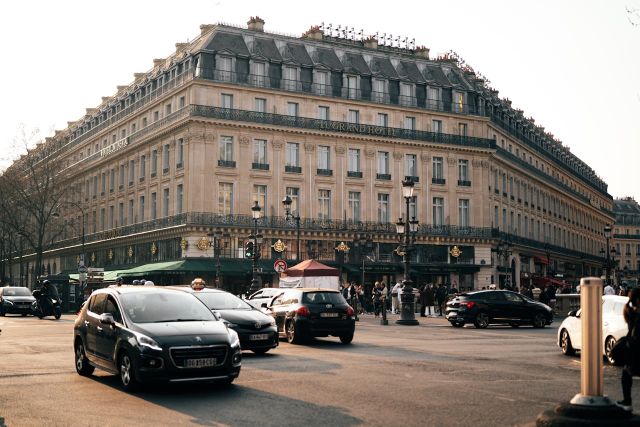
#> input picture week3/resim1.jpg, 1280 x 853 px, given in place of the camera (shown at 1/2 size)
$ python gercek_zamanli.py
#> lines starting #> are read from the running program, lines starting #| are printed output that depends on the picture; after the words box and inside, x2 and y2 are one past the last pixel; in counts of white or black regions, pixels touching at a corner belong together
import cv2
import numpy as np
import time

# Webcam akışını başlat
cap = cv2.VideoCapture(0)
pTime = 0

# TAKİP EDİLECEK RENK (Burayı elindeki nesneye göre ayarla!)
# Örnek: Parlak Turuncu/Sarı bir nesne için
lower_color = np.array([5, 100, 100])
upper_color = np.array([25, 255, 255])

while True:
    success, frame = cap.read()
#> frame is the input picture: shape (853, 1280, 3); mean B, G, R 121.7, 129, 136.1
    if not success: break

    # OPTİMİZASYON: Çözünürlüğü düşürmek FPS'i doğrudan artırır
    frame = cv2.resize(frame, (640, 480))
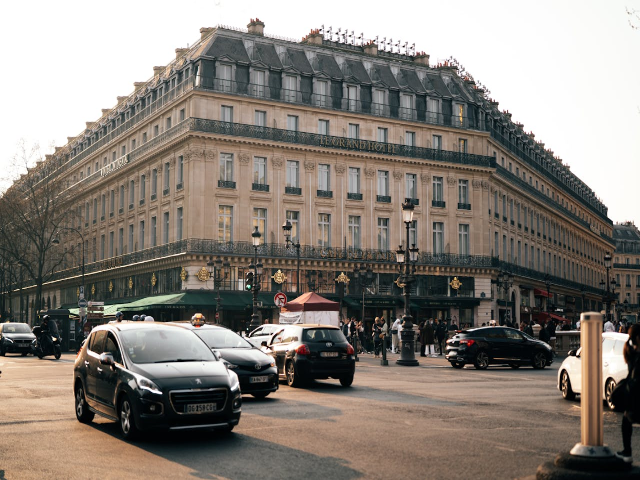
#> frame: shape (480, 640, 3); mean B, G, R 121.6, 128.9, 136
    h, w, _ = frame.shape
#> h = 480; w = 640

    hsv = cv2.cvtColor(frame, cv2.COLOR_BGR2HSV)
#> hsv: shape (480, 640, 3); mean H, S, V 37.6, 50.6, 138.4
    mask = cv2.inRange(hsv, lower_color, upper_color)
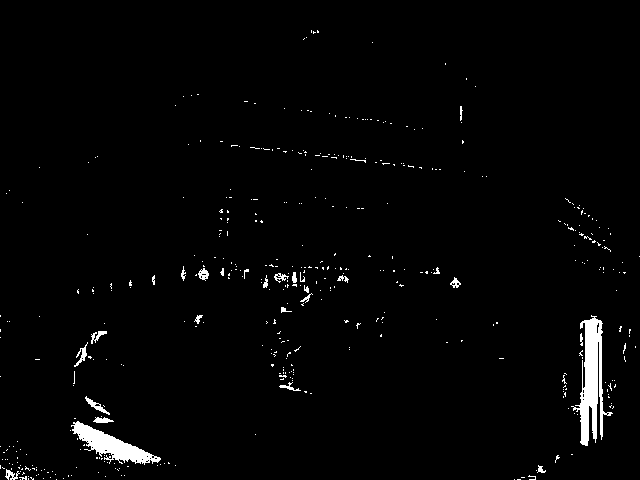
#> mask: shape (480, 640); 2% white; 446 white regions (418 under 20 px), largest, box (x1, y1, x2, y2) and area: (571, 315, 613, 446) 2170, (71, 421, 161, 465) 1440, (85, 396, 110, 415) 118

    # Gürültü temizleme (Opening işlemi)
    mask = cv2.erode(mask, None, iterations=2)
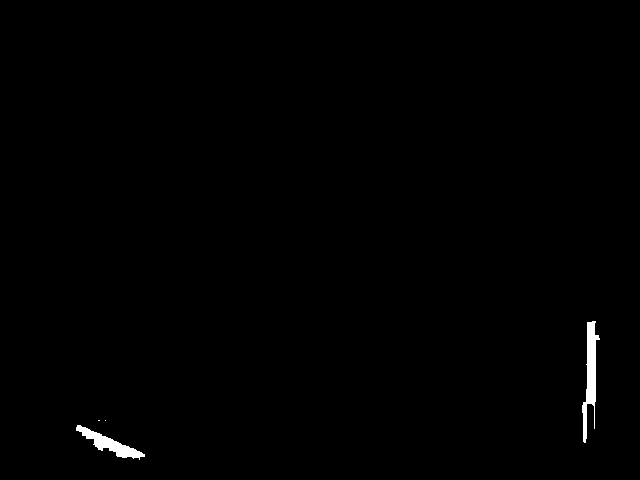
#> mask: shape (480, 640); 0.55% white; 4 white regions (2 under 20 px), largest, box (x1, y1, x2, y2) and area: (582, 321, 600, 443) 954, (76, 425, 145, 460) 730
    mask = cv2.dilate(mask, None, iterations=2)
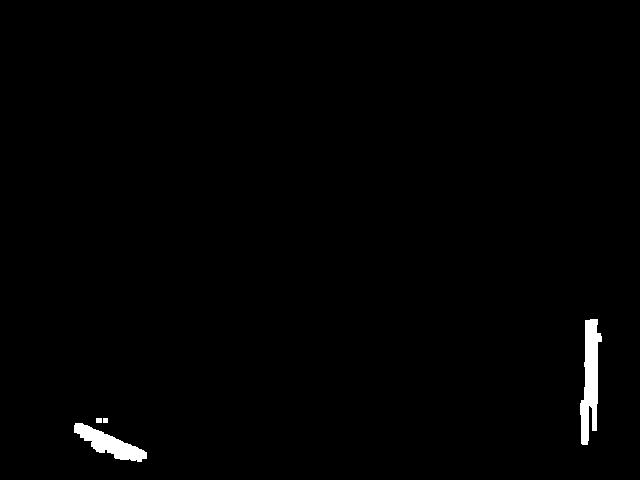
#> mask: shape (480, 640); 0.94% white; 4 white regions

    contours, _ = cv2.findContours(mask, cv2.RETR_EXTERNAL, cv2.CHAIN_APPROX_SIMPLE)
#> contours = 4 contours, 1 with area under 20; largest, box (x1, y1, x2, y2) and area: (580, 319, 602, 445) 1473, (74, 423, 147, 462) 1094, (96, 418, 102, 423) 20

    nesne_sayisi = 0
    for cnt in contours:
        if cv2.contourArea(cnt) > 800:
            nesne_sayisi += 1
            x, y, w_box, h_box = cv2.boundingRect(cnt)
            M = cv2.moments(cnt)
            if M["m00"] != 0:
                cX = int(M["m10"] / M["m00"])

                # --- YÖN HESAPLAMA ---
                if cX < (w // 3): yon = "SOLDA"
                elif cX > (2 * w // 3): yon = "SAGDA"
                else: yon = "ORTADA"

                # İşaretlemeler
                cv2.rectangle(frame, (x, y), (x + w_box, y + h_box), (0, 255, 0), 2)
                cv2.putText(frame, f"HEDEF {yon}", (x, y - 10), 1, 1.5, (0, 255, 0), 2)
                cv2.circle(frame, (cX, int(M["m01"] / M["m00"])), 5, (255, 255, 255), -1)
#> this loop made 4 passes
#> (nesne_sayisi, x, y, w_box, h_box, cX, yon) on passes 1, 4: (1, 74, 423, 73, 39, 109, 'SOLDA'), (2, 580, 319, 22, 126, 589, 'SAGDA')
#> cnt on passes 2 to 3: [[103, 418], [103, 422], [107, 422], [107, 418]], [[96, 418], [96, 422], [101, 422], [101, 418]]
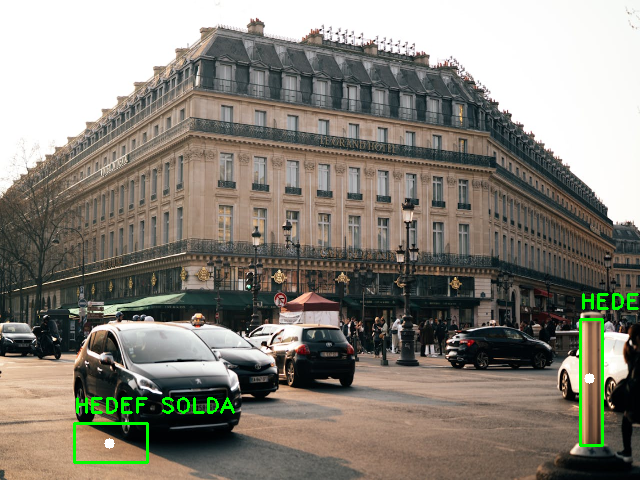
#> frame: shape (480, 640, 3); 1.05% of pixels changed, all inside (x1, y1, x2, y2) = (73, 293, 639, 464)
#> after the loop, nesne_sayisi = 2

    # FPS Hesaplama
    cTime = time.time()
    fps = 1 / (cTime - pTime)
    pTime = cTime

    # Bilgi ekranı
    cv2.putText(frame, f"FPS: {int(fps)}", (10, 30), 1, 1.5, (255, 0, 0), 2)
    cv2.putText(frame, f"Nesne: {nesne_sayisi}", (10, 60), 1, 1.5, (255, 0, 0), 2)

    # Kılavuz çizgileri
    cv2.line(frame, (w // 3, 0), (w // 3, h), (200, 200, 200), 1)
    cv2.line(frame, (2 * w // 3, 0), (2 * w // 3, h), (200, 200, 200), 1)
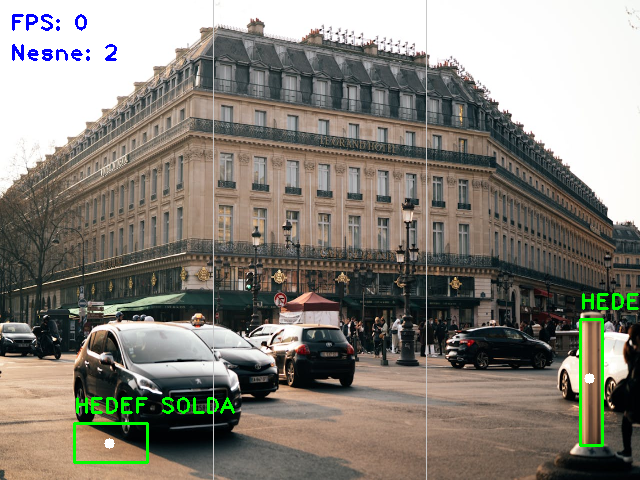
#> frame: shape (480, 640, 3); mean B, G, R 121.4, 130.2, 134.6

    cv2.imshow("IHA Gercek Zamanli Takip", frame)

    if cv2.waitKey(1) & 0xFF == ord('q'): # 'q' ile çıkış
        # Çıkış yapmadan önce son kareyi kaydet
#> (key q is pressed here)
        cv2.imwrite('outputs/8_gercek_zamanli_takip.jpg', frame)
        break

cap.release()
cv2.destroyAllWindows()
